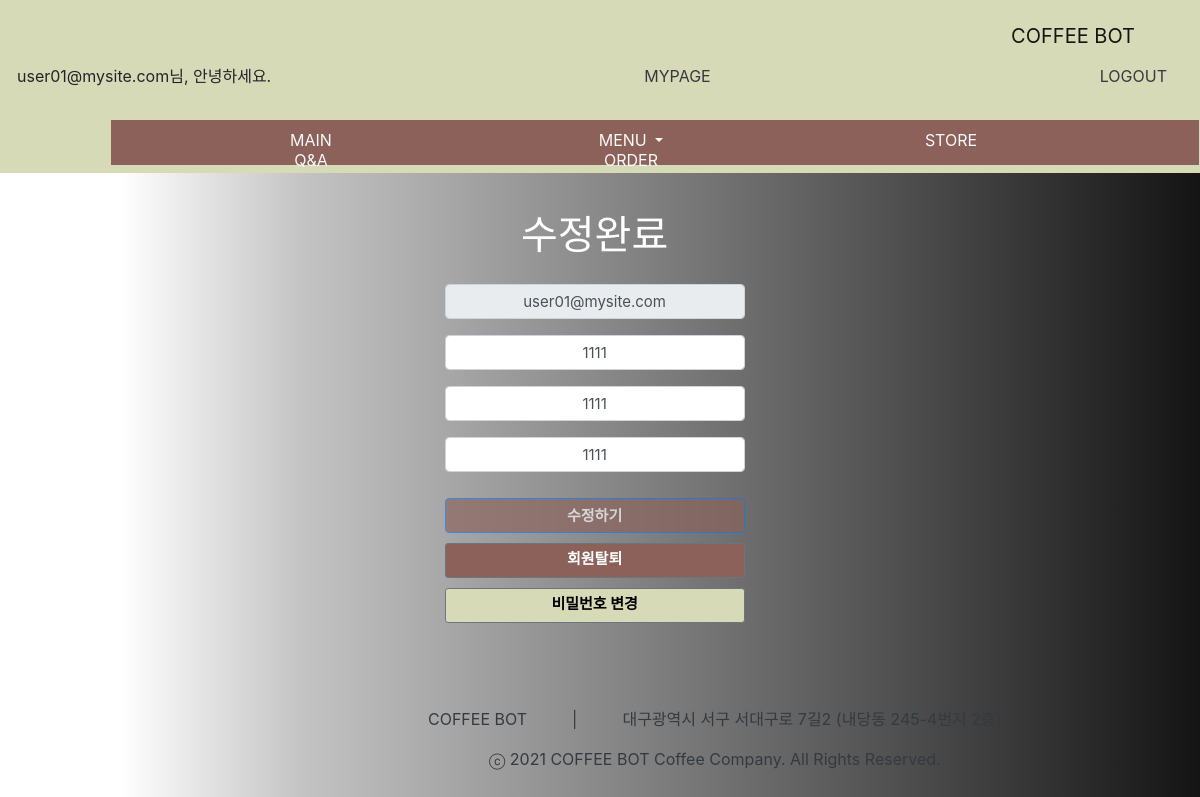
The app's page /auth/mypage/modify (signed in) with its own data.
### pybo/models.py (models this page shows)
class Users(db.Model):
    userId = db.Column(db.Integer, primary_key=True)
    password = db.Column(db.String(30), nullable=False)
    email = db.Column(db.String(50), nullable=False)
    name = db.Column(db.String(50), nullable=False)
    address = db.Column(db.String(200), nullable=False)
    phone = db.Column(db.String(30), nullable=False)

### pybo/views/auth_views.py (the view)
@bp.route('/mypage/modify', methods=('GET', 'POST'))
@login_required
def mypage_modify():
    form = UsersModifyForm(request.form)
    if request.method == 'POST':
        global user
        user = db.session.query(Users).filter_by(email=session.get('user_id')).first()
        user.email = session.get('user_id')
        user.name = form.name.data
        user.address = form.address.data
        user.phone = form.phone.data
        db.session.commit()
    else:
        flash('회원정보 수정 중 오류가 발생했습니다')
    return render_template('auth/modify.html', form=form, users=user)

### pybo/forms.py
class UsersModifyForm(FlaskForm):
    email = EmailField('Email Address', validators=[DataRequired(), Email()])
    name = StringField('사용자이름', validators=[DataRequired(), Length(min=3, max=25)])
    address = StringField('주소', validators=[DataRequired(), Length(min=3, max=200)])
    phone = StringField('휴대폰', validators=[DataRequired(), Length(min=3, max=15)])

### pybo/views/auth_views.py (called while the page is built)
@bp.before_app_request
def load_logged_in_user():
    user_id = session.get('user_id')
    if user_id is None:
        g.user = None
    else:
        g.user = Users.query.get(user_id)

def login_required(view):
    @functools.wraps(view)
    def wrapped_view(**kwargs):
        user = session.get('user_id')
        if user is None:
            return redirect(url_for('auth.login'))
        return view(**kwargs)
    return wrapped_view

### pybo/templates/auth/modify.html (shortened to what this page needs)
<!DOCTYPE html>
<html lang="en">
<head>
</head>
<body>
{% extends "base.html" %}
{% block content %}
<link rel="stylesheet" href="{{ url_for('static', filename='mypage.css') }}">
<div class="container my-3">
    <div class="mypage-main">
        <label><h1>수정완료</h1></label>
        <div class="form-group">
            <input type="text" class="form-control" name="email" id="email"
                   value="{{ users.email }}" disabled>
        </div>
        <div class="form-group">
            <input type="text" class="form-control" name="name" id="name"
                   value="{{ users.name }}" placeholder="이름">
        </div>
        <div class="form-group">
            <input type="text" class="form-control" name="address" id="address"
                   value="{{ users.address }}" placeholder="주소">
        </div>
        <div class="form-group">
            <input type="text" class="form-control" name="phone" id="phone"
                   value="{{ users.phone }}" placeholder="휴대폰">
        </div>
        <button type="submit" class="btn btn-primary" id="btn1" disabled>수정하기</button>
        <br>
        <a href="#" class="delete btn btn-sm btn-outline-secondary "
           data-uri="{{ url_for('auth.delete', email=users.email) }}" id="btn2">회원탈퇴</a>
        <br>
        <a href="/auth/changePassword/" class="pass btn btn-sm btn-outline-secondary" id="btn3">비밀번호 변경</a>
    </div>
</div>
{% endblock %}

### pybo/static/mypage.css (style rules this page uses)
body { padding-top: 7%; margin: 0; width: 100vw; height: 100vh; background: linear-gradient( to right, rgba(20, 20, 20, 0) 10%, rgba(20, 20, 20, 0.25) 25%, rgba(20, 20, 20, 0.5) 50%, rgba(20, 20, 20, 0.75) 75%, rgba(20, 20, 20, 1) 100% ), url(https://images.unsplash.com/photo-1493925410384-84f842e616fb?ixid=MnwxMjA3fDB8MHxwaG90by1wYWdlfHx8fGVufDB8fHx8&ixlib=rb-1.2.1&auto=format&fit=crop&w=701&q=80); background-size: cover; }
h1 { height: 35px; width: 300px; text-align: center; color: #fff; margin-bottom: 30px; }
.mypage-main { padding-left: 36%; padding-top: 10%; }
#name { height: 35px; width: 300px; text-align: center; font-size: 15px; }
#email { height: 35px; width: 300px; text-align: center; font-size: 15px; }
#address { height: 35px; width: 300px; text-align: center; font-size: 15px; }
#phone { height: 35px; width: 300px; text-align: center; font-size: 15px; }
#btn1 { height: 35px; width: 300px; text-align: center; font-size: 15px; margin-top: 10px; background-color: #8C615A; color: #fff; font-weight: bolder; }
#btn2 { height: 35px; width: 300px; text-align: center; font-size: 15px; margin-top: 10px; background-color: #8C615A; color: #fff; font-weight: bolder; }
#btn3 { height: 35px; width: 300px; text-align: center; font-size: 15px; margin-top: 10px; background-color: #D7DAB7; color: #000; font-weight: bolder; }

### records on screen
Users: email "user01@mysite.com", name "1111", address "1111", phone "1111"

### other values on screen
{{ session.get('user_id') }} "user01@mysite.com"
